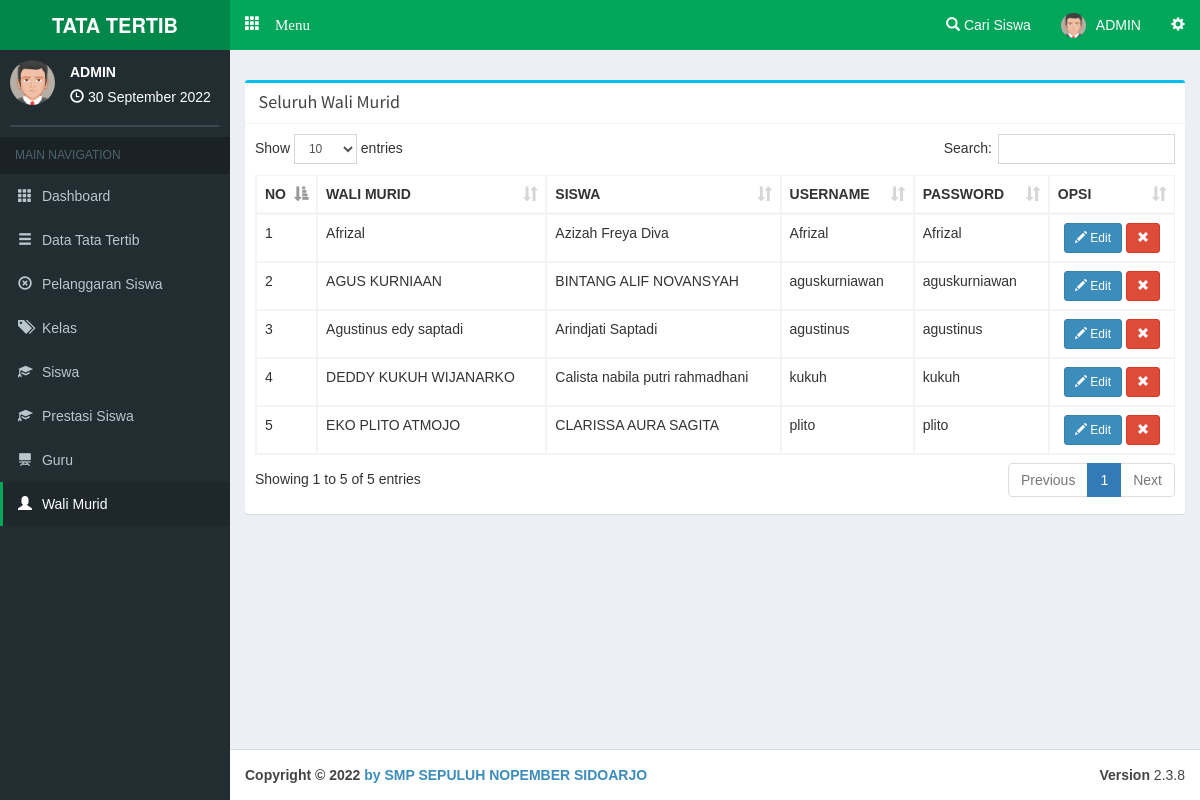
The app's page /admin/walimurid (signed in) with its own data.
### tables this page shows
CREATE TABLE `orangtua` (
  `c_orangtua` varchar(10) NOT NULL,
  `c_siswa` varchar(10) NOT NULL,
  `nama` varchar(50) NOT NULL,
  `username` varchar(30) NOT NULL,
  `password` varchar(30) NOT NULL
);

CREATE TABLE `siswa` (
  `c_siswa` varchar(10) NOT NULL,
  `c_kelas` varchar(10) NOT NULL,
  `nisn` varchar(20) NOT NULL,
  `nama` varchar(100) NOT NULL,
  `jk` varchar(1) NOT NULL,
  `alamat` varchar(150) NOT NULL,
  `tl` date NOT NULL
);

### php/config.php (called while the page is built, shortened)
<?php
$base='http://localhost/pointsiswa/';
$basead='http://localhost/pointsiswa/admin/';
?>

### php/function.php (called while the page is built, shortened)
<?php
function tgl($date){
  $array_bulan = array(1=>'Januari','Februari','Maret', 'April', 'Mei', 'Juni','Juli','Agustus','September','Oktober', 'November','Desember');
  $date = strtotime($date);
  $tanggal = date ('j', $date);
  $bulan = $array_bulan[date('n',$date)];
  $tahun = date('Y',$date);
  $result = $tanggal ." ". $bulan ." ". $tahun;
  return($result);
}
?>

### admin/view/a-walimurid.php (the view, shortened to what this page needs)
      <div class="row">
        <div class="col-xs-12 col-md-12 col-lg-12">
          <div class="box box-info">
            <div class="box-header with-border">
              <h3 class="box-title"></span>&nbsp;Seluruh Wali Murid</h3>
            </div>
            <div class="box-body table-responsive">
              <table id="example1" class="table table-bordered table-hover">
                <thead>
                <tr>
                  <th width="5%">NO</th>
                  <th>WALI MURID</th>
                  <th>SISWA</th>
                  <th>USERNAME</th>
                  <th>PASSWORD</th>
                  <th>OPSI</th>
                </tr>
                </thead>
                <tbody>
<?php $smk=mysqli_query($con,"SELECT * FROM orangtua order by nama asc ");$vr=1;while($akh=mysqli_fetch_array($smk)){
       $csis=mysqli_fetch_array(mysqli_query($con,"SELECT * FROM siswa where c_siswa='$akh[c_siswa]' "));
?>
                <tr>
                  <td><?php echo $vr; ?></td>
                  <td><?php echo $akh['nama']; ?></td>
                  <td><?php echo $csis['nama']; ?></td>
                  <td><?php echo $akh['username']; ?></td>
                  <td><?php echo $akh['password']; ?></td>
                  <td align="center"><a href="<?php echo $basead; ?>orangtua/<?php echo $akh['c_siswa'].''; ?>" class="btn btn-primary btn-sm"><i class="glyphicon glyphicon-pencil"></i> Edit</a>&nbsp;<a class="btn btn-danger btn-sm" data-target="#hapus<?php echo $akh['c_orangtua']; ?>" data-toggle="modal"><i class="glyphicon glyphicon-remove"></i></a></td>
                </tr>
<?php $vr++; } ?>
                </tbody>
              </table>
            </div>
          </div>
        </div>
      </div>

### admin/main.php (shortened to what this page needs)
<?php date_default_timezone_set('Asia/Jakarta');$date=date('Y-m-d'); require '../php/config.php'; require '../php/function.php'; session_start(); if(empty($_SESSION['c_admin'])){header('location:../login');} $na=mysqli_fetch_array(mysqli_query($con,"SELECT * FROM admin where c_admin='$_SESSION[c_admin]' "));  ?>
<!DOCTYPE html>
<html>
<head>
  <link rel="stylesheet" href="<?php echo $base; ?>theme/bootstrap/css/bootstrap.min.css">
  <link rel="stylesheet" href="<?php echo $base; ?>theme/plugins/datatables/dataTables.bootstrap.css">
  <link rel="stylesheet" href="<?php echo $base; ?>theme/dist/css/AdminLTE.min.css">
  <link rel="stylesheet" href="<?php echo $base; ?>theme/dist/css/skins/_all-skins.min.css">
  <link rel="stylesheet" href="<?php echo $base; ?>theme/plugins/iCheck/square/blue.css">
  <link rel="stylesheet" href="<?php echo $base; ?>theme/plugins/pace/pace.min.css">
  <link rel="stylesheet" href="<?php echo $base; ?>theme/plugins/select2/select2.min.css">
  <link href="<?php echo $base; ?>theme/datetime/css/bootstrap-datetimepicker.min.css" rel="stylesheet">
</head>
<body class="skin-green hold-transition fixed"
oncontextmenu="return false">
<div class="wrapper">
  <header class="main-header">
    <a href="#" class="logo">
      <span class="logo-lg"><b>TATA TERTIB</b></span>
    </a>
    <nav class="navbar navbar-static-top" role="navigation">
     <a href="#" class="glyphicon glyphicon-th" data-toggle="offcanvas" role="button" style="color: #fff;margin-top: 15px;margin-left: 15px;font-size: 15px;"> Menu
      </a>
      <div class="navbar-custom-menu">
        <ul class="nav navbar-nav">
          <li class="dropdown notifications-menu">
            <a href="#" class="dropdown-toggle" data-toggle="dropdown">
              <i class="glyphicon glyphicon-search"></i> Cari Siswa
            </a>
          </li>
          <li class="dropdown user user-menu">
            <a href="#" class="dropdown-toggle" data-toggle="dropdown">
            <img src="<?php echo $base; ?>php/img/avatar1.png" class="user-image" alt="User Image">
              <span class="hidden-xs"><?php echo $na['nama'] ?></span>
            </a>
          </li>
          <li>
            <a href="#" data-toggle="control-sidebar"><i class="glyphicon glyphicon-cog"></i></a>
          </li>
        </ul>
      </div>
    </nav>
  </header>
  <aside class="main-sidebar">
    <section class="sidebar">
      <div class="user-panel">
        <div class="pull-left image">
          <img src="<?php echo $base; ?>php/img/avatar1.png" class="img-circle" alt="User Image">
        </div>
        <div class="pull-left info">
          <p><?php echo $na['nama']; ?></p>
          <i class="glyphicon glyphicon-time"></i> <?php echo tgl(date('d-m-Y')); ?>
        </div>
      </div>
      <form action="#" method="get" class="sidebar-form">
      </form>
<?php
if(empty($_GET['smkakh'])){
  $aak='class="active"';$bak='';$cak='';$drop1='';$drop2='';$drop3='';$dak='';$eak='';$fak='';$gak='';
}
else{
  $act=($_GET['smkakh']);
  if($act=='kategoripelanggaran' or $act=='bentukpelanggaran' or $act=='addbentukpelanggaran' or $act=='sanksipelanggaran' or $act=='addsanksi' or $act=='editsanksi'){
    $aak='';$bak='class="active"';$cak='';$dak='';$eak='';$fak='';$gak='';
    if($act=='kategoripelanggaran'){$drop1='class="active"';$drop2='';$drop3='';}
    else if($act=='bentukpelanggaran' or $act=='addbentukpelanggaran'){$drop1='';$drop2='class="active"';$drop3='';}
    else if($act=='sanksipelanggaran' or $act=='addsanksi' or $act=='editsanksi'){$drop1='';$drop2='';$drop3='class="active"';}
  }
  else if($act=='kelas'){
    $aak='';$bak='';$cak='class="active"';$dak='';$eak='';$fak='';$gak='';$drop1='';$drop2='';$drop3='';
  }
  else if($act=='siswa' or $act=='addsiswa' or $act=='editsiswa'){
    $aak='';$bak='';$cak='';$dak='class="active"';$eak='';$fak='';$gak='';$drop1='';$drop2='';$drop3='';
  }
   else if($act=='prestasi' or $act=='addprestasi' or $act=='editprestasi'){
    $aak='';$bak='';$cak='';$dak='';$eak='class="active"';$fak='';$gak='';$drop1='';$drop2='';$drop3='';
  }
  else if($act=='guru' or $act=='addguru' or $act=='editguru'){
    $aak='';$bak='';$cak='';$dak='';$eak='class="active"';$fak='';$gak='';$drop1='';$drop2='';$drop3='';
  }
  else if($act=='orangtua' or $act=='walimurid'){
    $aak='';$bak='';$cak='';$dak='';$eak='';$fak='class="active"';$gak='';$drop1='';$drop2='';$drop3='';
  }
}
?>
      <ul class="sidebar-menu">
        <li class="header">MAIN NAVIGATION</li>
        <li <?php echo $aak; ?>>
          <a href="<?php echo $basead; ?>">
            <i class="glyphicon glyphicon-th"></i> <span>Dashboard</span>
          </a>
        </li>
        <li <?php echo $bak; ?>>
          <a href="#">
            <i class="glyphicon glyphicon-menu-hamburger"></i>
            <span>Data Tata Tertib</span>
          </a>
        </li>
        <li <?php echo $gak; ?>>
          <a href="<?php echo $basead; ?>pelanggaransiswa">
            <i class="glyphicon glyphicon-remove-circle"></i> <span>Pelanggaran Siswa</span>
          </a>
        </li>
        <li <?php echo $cak; ?>>
          <a href="<?php echo $basead; ?>kelas">
            <i class="glyphicon glyphicon-tags"></i> <span>Kelas</span>
          </a>
        </li>
        <li <?php echo $dak; ?>>
          <a href="<?php echo $basead; ?>siswa">
            <i class="glyphicon glyphicon-education"></i> <span>Siswa</span>
          </a>
        </li>
        <li <?php echo $dak; ?>>
          <a href="<?php echo $basead; ?>prestasi">
            <i class="glyphicon glyphicon-education"></i> <span>Prestasi Siswa</span>
          </a>
        </li>
        <li <?php echo $eak; ?>>
          <a href="<?php echo $basead; ?>guru">
            <i class="glyphicon glyphicon-blackboard"></i> <span>Guru</span>
          </a>
        </li>
        <li <?php echo $fak; ?>>
          <a href="<?php echo $basead; ?>walimurid">
            <i class="glyphicon glyphicon-user"></i> <span>Wali Murid</span>
          </a>
        </li>
      </ul>
    </section>
  </aside>
  <div class="content-wrapper">
    <section class="content-header">
    </section>
    <section class="content">
<?php
  if(empty($_GET['smkakh'])){require 'view/home.php';}
  else{
    $act=($_GET['smkakh']);
    if($act=='kategoripelanggaran'){
      require 'view/a-jenispel.php';
    }
    else if($act=='bentukpelanggaran'){
      require 'view/a-bentukpel.php';
    }
    else if($act=='addbentukpelanggaran'){
      require 'view/a-addbenpel.php';
    }
    else if($act=='sanksipelanggaran'){
      require 'view/a-sanksipel.php';
    }
    else if($act=='addsanksi'){
      require 'view/a-addsanksi.php';
    }
    else if($act=='editsanksi'){
      require 'view/a-editsanksi.php';
    }
    else if($act=='editsanksi'){
      require 'view/a-editsanksi.php';
    }
    else if($act=='kelas'){
      require 'view/a-kelas.php';
    }
    else if($act=='siswa'){
      require 'view/a-siswa.php';
    }
    else if($act=='addsiswa'){
      require 'view/a-addsiswa.php';
    }
    else if($act=='editsiswa'){
      require 'view/a-editsiswa.php';
    }
    else if($act=='prestasi'){
      require 'view/a-prestasi.php';
    }
    else if($act=='addprestasi'){
      require 'view/a-addprestasi.php';
    }
    else if($act=='editprestasi'){
      require 'view/a-editprestasi.php';
    }
    else if($act=='guru'){
      require 'view/a-guru.php';
    }
    else if($act=='addguru'){
      require 'view/a-addguru.php';
    }
    else if($act=='editguru'){
      require 'view/a-editguru.php';
    }
    else if($act=='orangtua'){
      require 'view/a-orangtua.php';
    }
    else if($act=='walimurid'){
      require 'view/a-walimurid.php';
    }
  }
?>
    </section>
  </div>
</div>
  <footer class="main-footer">
    <div class="pull-right hidden-xs">
      <b>Version</b> 2.3.8
    </div>
    <strong>Copyright &copy; 2022 <a href="https://www.aplikasipendidikan.net/">by SMP SEPULUH NOPEMBER SIDOARJO </a></strong>
  </footer>
</body>
</html>

### admin/main.php (style rules this page uses)
body { font-family:arial; }

### records on screen
orangtua: nama "Afrizal", siswa.nama "Azizah Freya Diva", username "Afrizal", password "Afrizal"
orangtua: nama "AGUS KURNIAAN", siswa.nama "BINTANG ALIF NOVANSYAH", username "aguskurniawan", password "aguskurniawan"
orangtua: nama "Agustinus edy saptadi", siswa.nama "Arindjati Saptadi", username "agustinus", password "agustinus"
orangtua: nama "DEDDY KUKUH WIJANARKO", siswa.nama "Calista nabila putri rahmadhani", username "kukuh", password "kukuh"
orangtua: nama "EKO PLITO ATMOJO", siswa.nama "CLARISSA AURA SAGITA", username "plito", password "plito"

### other values on screen
$na['nama'] "ADMIN"
